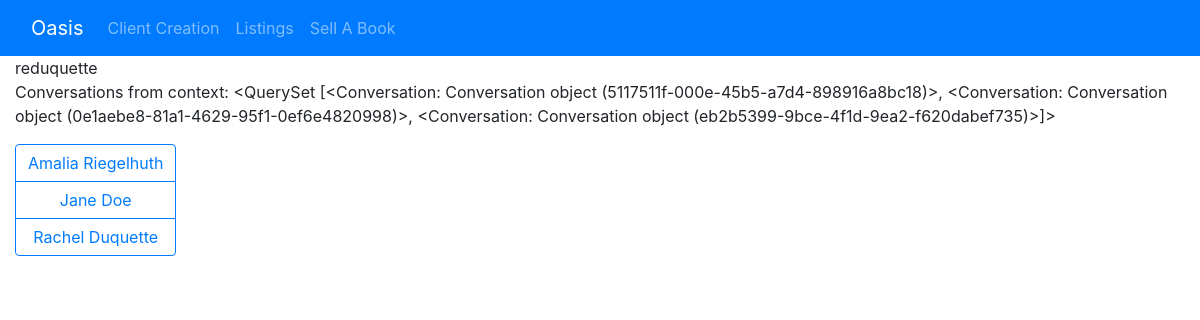
Page /pages/messaging/ (signed in) on the committed database.
### pages/models.py (models this page shows)
class Conversation(models.Model):
    id = models.UUIDField(primary_key=True, default=uuid.uuid4, help_text='unique id for this conversation')
    seller = models.ForeignKey(User,
                        related_name='seller',
                        default = 1,
                        null = True,
                        on_delete = models.SET_NULL
                        )
    buyer = models.ForeignKey(User,
                        related_name='buyer',
                        default = 2,
                        null = True,
                        on_delete = models.SET_NULL
            )

### pages/views.py (the view)
# urls.py: path('messaging/', views.messaging, name='messaging'),
def messaging(request):
    current_user = request.user
    conversations = Conversation.objects.filter(seller=current_user) | Conversation.objects.filter(buyer=current_user)
    return render(request, 'messaging.html',{'current_user': current_user, 'conversations':conversations})

### pages/templates/messaging.html
{% extends "base.html" %}
{% block content %}
{{request.user.username}}
<p>Conversations from context: {{ conversations }}</p>
<div class="btn-group-vertical">
{% for conversation in conversations %}
    <button type="button" class="btn btn-outline-primary">{{ conversation.buyer.first_name }} {{conversation.buyer.last_name}}</button>
{% endfor %}
</div>
{% endblock %}

### rows in the picture
Conversation: id "<QuerySet [<Conversation: Conversation object (5117511f-000e-45b5-a7d4-898916a8bc18)>, <Conversation: Conversation object (0e1aebe8-81a1-4629-95f1-0ef6e4820998)>, <Conversation: Conversation object (eb2b5399-9bce-4f1d-9ea2-f620dabef735)>]>", buyer.first_name "Amalia", buyer.last_name "Riegelhuth"
Conversation: buyer.first_name "Jane", buyer.last_name "Doe"
Conversation: buyer.first_name "Rachel", buyer.last_name "Duquette"

### other values in the picture
{{ request.user.username }} "reduquette"
